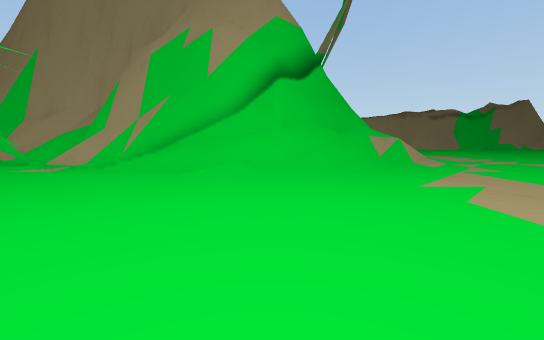
View 1 (above)

20 first-person views from a walk through a scene from a Unity 3-D project. The camera is 1.3 m above the floor, tilts 6° down and sees 90° across. The floor is counted in squares, 2 m on a side. Each view is taken from the middle of a square. On the plan, view 1 faces up. The plan holds only what a view shows up to about 9 squares ahead; the rest is blank. The place goes on beyond the plan. The player is left out.

View 2
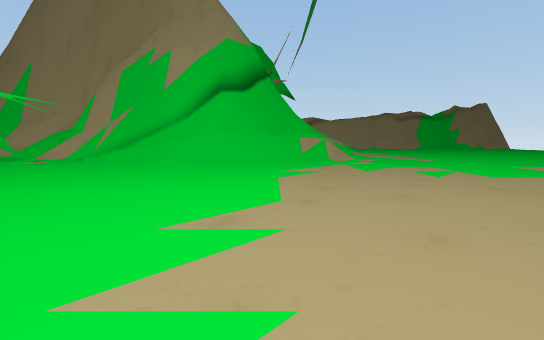

View 3
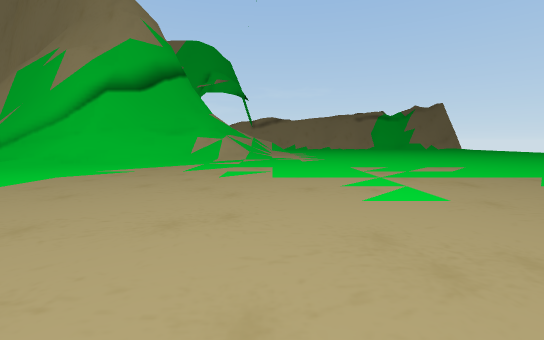

View 4
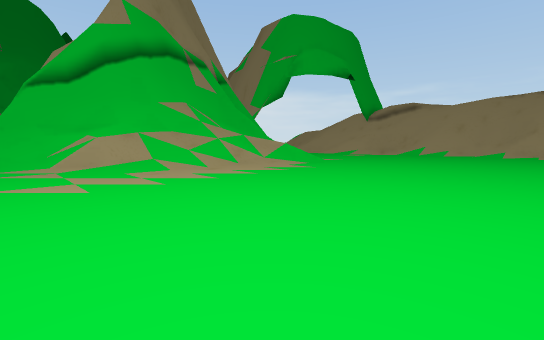

View 5
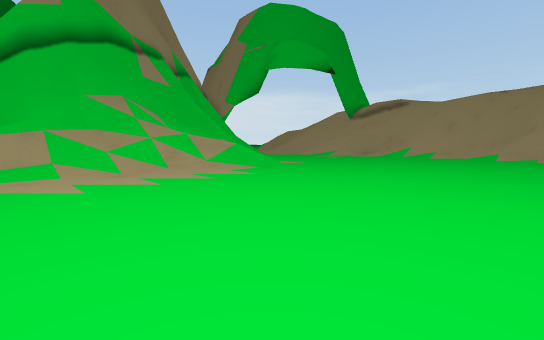

View 6
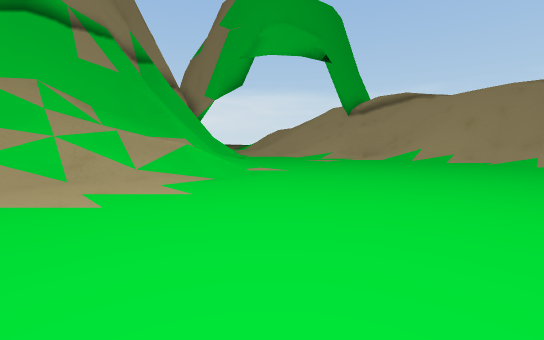

View 7
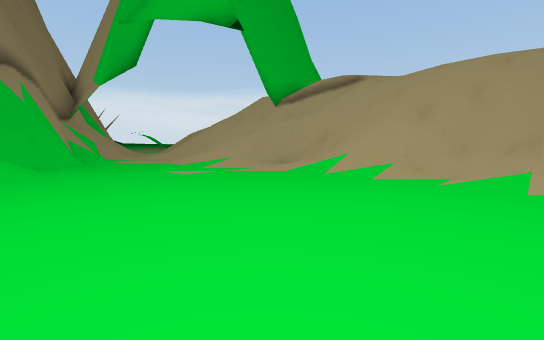

View 8
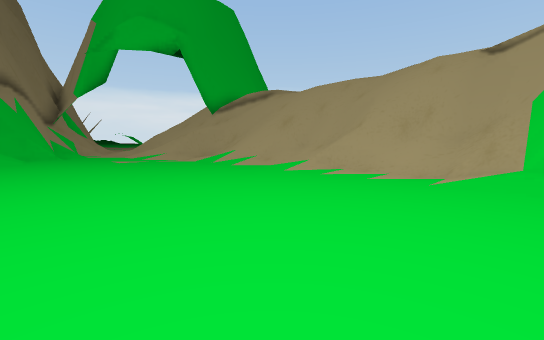

View 9
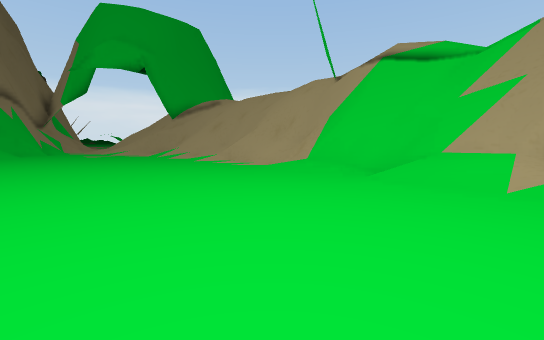

View 10
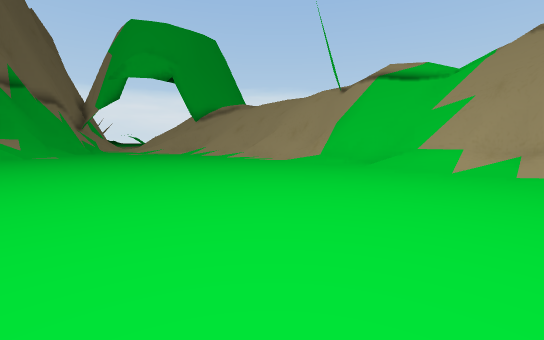

View 11
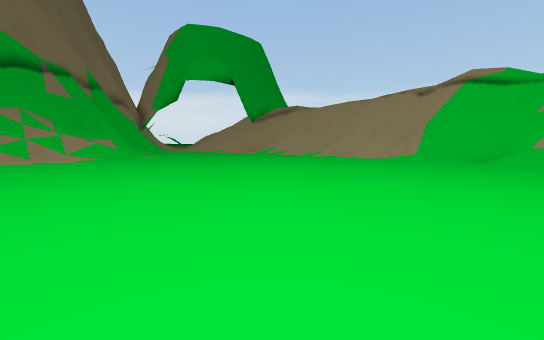

View 12
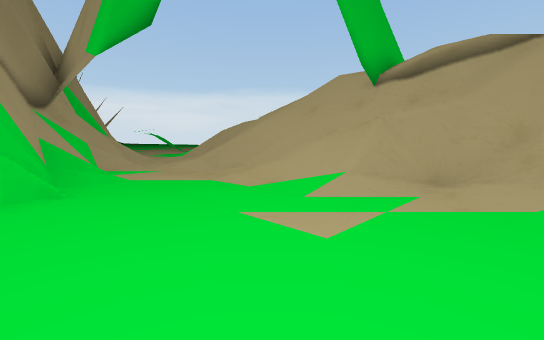

View 13
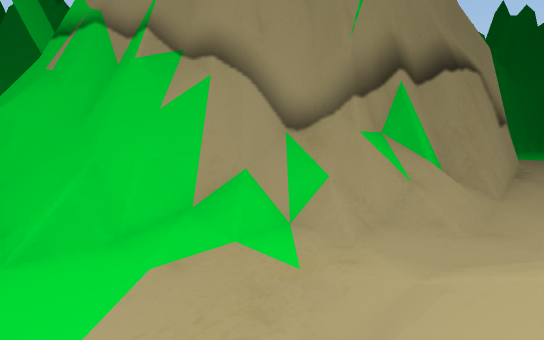

View 14
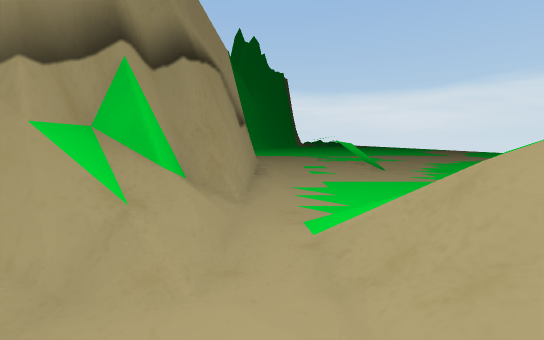

View 15
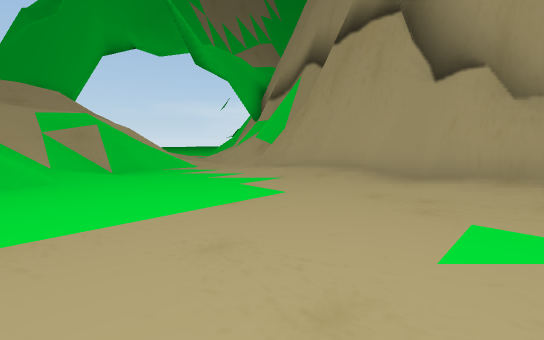

View 16
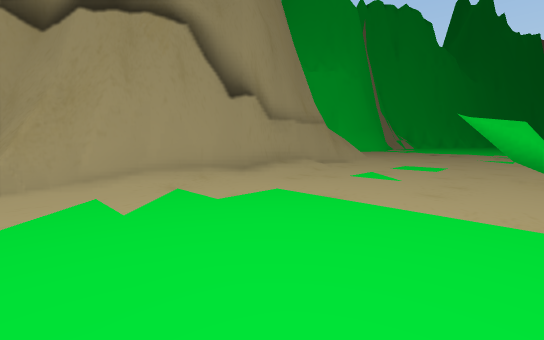

View 17
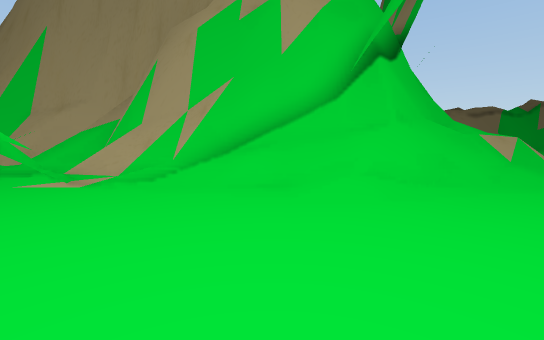

View 18
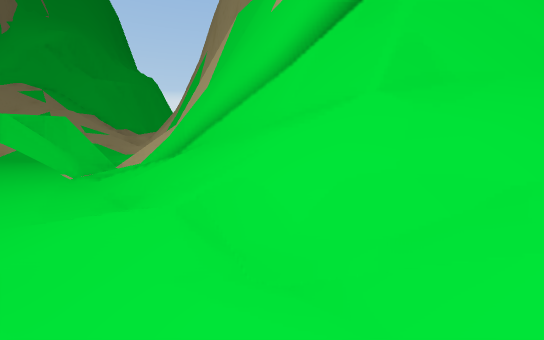

View 19
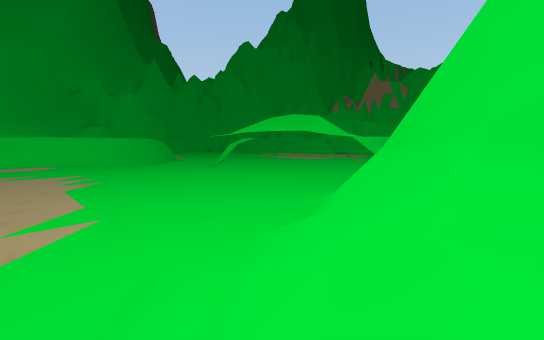

View 20
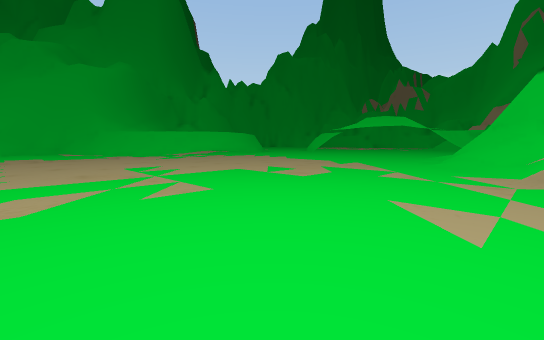

### Floor plan
Key: @ floor where view 1 was taken; # wall or solid block; x gap in a wall; . main floor; : floor 0.25 m higher than the main floor; / step, stairs or slope; = window, fence, low wall or low ledge; ^ raised ledge.
Columns run from 12 left of view 1 to 20 right of it. Each row starts with its distance up from view 1.
 25 ##^......///////   ^==  =
 24 ..#....../#//////^##//////x^
 23   ........//////####//#######
 22   ........////////#//#//#//######
 21    :////.././/#//#//////..///////
 20 ^########///././//...............
 19        ###///....................
 18          ###///..................
 17            ####/.................
 16              ##///...............
 15               ##///..............
 14               ##/ //.............
 13                #///............
 12                #///............
 11               ##///............
 10    ##         ##//.......
  9    ^^^       ##///.......
  8      ^^##   ##///........
  7      .^^#####///...........
  6      .^^^^:////............
  5      ..^^../..............
  4       ...................
  3        .................
  2         ...............
  1          ..............
  0            .@..........
 -1             ...........
 -2              ...  .....

Where each view was taken, in squares from view 1:
view 1: 0 up, 0 right, facing up
view 2: 2 down, 2 right, facing up
view 3: 2 down, 6 right, facing up
view 4: 7 up, 12 right, facing up-left
view 5: 9 up, 12 right, facing up-left
view 6: 11 up, 11 right, facing up-left
view 7: 16 up, 11 right, facing up-left
view 8: 16 up, 15 right, facing up-left
view 9: 16 up, 19 right, facing up-left
view 10: 14 up, 20 right, facing up-left
view 11: 11 up, 18 right, facing up-left
view 12: 17 up, 7 right, facing up-left
view 13: 21 up, 3 right, facing down-left
view 14: 21 up, 1 right, facing left
view 15: 25 up, 9 left, facing down-right
view 16: 25 up, 4 left, facing down-left
view 17: 2 up, 2 left, facing up
view 18: 5 up, 1 right, facing up-left
view 19: 8 up, 3 right, facing down-left
view 20: 8 up, 10 right, facing down-left
